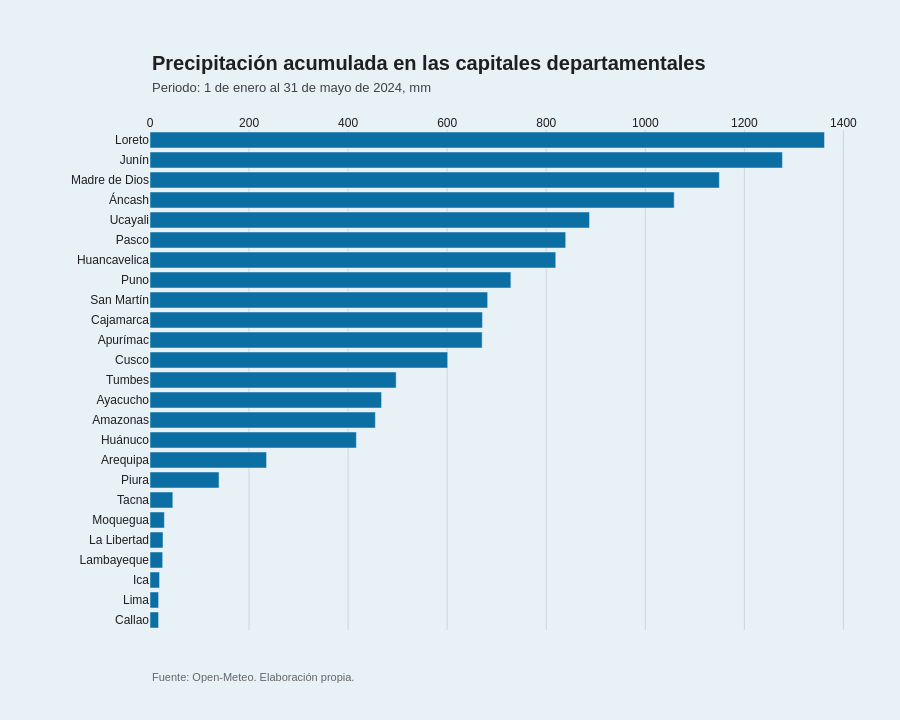

The notebook cell this image was saved under:
### Markdown cell above
## Gráfico de barras

### Code cell
# Crea una copia ordenada de mayor a menor precipitación acumulada.
lluvia_ordenada = datos.sort_values(
    "lluvia_total_mm",
    ascending=False
).copy()

# Crea el gráfico de barras horizontales.
fig_barras = px.bar(

    # Usa la tabla ordenada.
    lluvia_ordenada,

    # La longitud de la barra representa la precipitación acumulada.
    x="lluvia_total_mm",

    # Cada barra representa un departamento.
    y="departamento",

    # Define la orientación horizontal.
    orientation="h",

    # Muestra información adicional al pasar el mouse.
    hover_data={
        "capital": True,
        "lluvia_total_mm": ":.1f"
    },

    # Define nombres comprensibles para el tooltip.
    labels={
        "departamento": "Departamento",
        "capital": "Capital",
        "lluvia_total_mm": "Precipitación acumulada (mm)"
    }
)

# Ordena las barras para que el mayor valor aparezca arriba.
fig_barras.update_yaxes(
    categoryorder="total ascending"
)

# Define el color azul oscuro de las barras.
fig_barras.update_traces(
    marker_color="#0B6FA4"
)

# Ajusta el estilo general del gráfico.
fig_barras.update_layout(

    # Usa un fondo azul muy claro inspirado en el ejemplo del Economist.
    plot_bgcolor="#E8F1F5",

    # Usa el mismo fondo alrededor del gráfico.
    paper_bgcolor="#E8F1F5",

    # Define una tipografía sencilla y oscura.
    font=dict(
        family="Arial",
        size=12,
        color="#1F1F1F"
    ),

    # Da suficiente espacio horizontal al gráfico.
    width=900,

    # Da espacio vertical suficiente para las 25 barras.
    height=720,

    # Reserva espacio para título, subtítulo y fuente.
    margin=dict(
        l=150,
        r=40,
        t=130,
        b=90
    ),

    # Elimina la leyenda porque solo tenemos una serie.
    showlegend=False,

    # Coloca el eje X en la parte superior.
    xaxis=dict(
        side="top"
    )
)

# Configura el eje de precipitación.
fig_barras.update_xaxes(

    # Coloca el eje en la parte superior.
    side="top",

    # Muestra líneas verticales de referencia.
    showgrid=True,

    # Usa líneas suaves para no competir con las barras.
    gridcolor="#C9D7DF",

    # Elimina la línea del cero.
    zeroline=False,

    # Elimina el borde exterior.
    showline=False,

    # Elimina el título tradicional del eje.
    title=None
)

# Configura el eje de departamentos.
fig_barras.update_yaxes(

    # Elimina líneas horizontales.
    showgrid=False,

    # Elimina el título "Departamento".
    title=None,

    # Elimina marcas innecesarias.
    ticks=""
)

# Agrega el título principal arriba a la izquierda.
fig_barras.add_annotation(

    # Ubica el texto usando coordenadas relativas al gráfico completo.
    x=0,
    y=1.16,

    # Define el título principal.
    text="<b>Precipitación acumulada en las capitales departamentales</b>",

    # Usa coordenadas del área completa del gráfico.
    xref="paper",
    yref="paper",

    # Alinea el texto a la izquierda.
    xanchor="left",

    # No dibuja una flecha.
    showarrow=False,

    # Define el tamaño del título.
    font=dict(
        size=20,
        color="#1F1F1F"
    )
)

# Agrega el subtítulo con periodo y unidad de medida.
fig_barras.add_annotation(

    # Ubica el subtítulo debajo del título.
    x=0,
    y=1.105,

    # Explica el periodo y la unidad.
    text="Periodo: 1 de enero al 31 de mayo de 2024, mm",

    # Usa coordenadas relativas al gráfico.
    xref="paper",
    yref="paper",

    # Alinea a la izquierda.
    xanchor="left",

    # No dibuja flecha.
    showarrow=False,

    # Usa un tamaño menor que el título.
    font=dict(
        size=13,
        color="#404040"
    )
)



# Agrega la fuente al pie del gráfico.
fig_barras.add_annotation(

    # Coloca la fuente debajo del gráfico.
    x=0,
    y=-0.11,

    # Especifica la fuente de los datos.
    text="Fuente: Open-Meteo. Elaboración propia.",

    # Usa coordenadas relativas al gráfico.
    xref="paper",
    yref="paper",

    # Alinea la fuente a la izquierda.
    xanchor="left",

    # No dibuja flecha.
    showarrow=False,

    # Usa un tamaño discreto.
    font=dict(
        size=11,
        color="#666666"
    )
)

# Muestra el gráfico.
fig_barras.show()

### Figure 1 — Plotly figure (JSON) as saved in the notebook; plotly's stock layout.template omitted (floating-point values rounded to 4 significant figures)
{"data": [{"customdata": [["Iquitos"], ["Huancayo"], ["Puerto Maldonado"], ["Huaraz"], ["Pucallpa"], ["Cerro de Pasco"], ["Huancavelica"], ["Puno"], ["Moyobamba"], ["Cajamarca"], ["Abancay"], ["Cusco"], ["Tumbes"], ["Ayacucho"], ["Chachapoyas"], ["Huánuco"], ["Arequipa"], ["Piura"], ["Tacna"], ["Moquegua"], ["Trujillo"], ["Chiclayo"], ["Ica"], ["Callao"], ["Lima"]], "hovertemplate": "Precipitación acumulada (mm)=%{x:.1f}<br>Departamento=%{y}<br>Capital=%{customdata[0]}<extra></extra>", "legendgroup": "", "marker": {"color": "#0B6FA4", "pattern": {"shape": ""}}, "name": "", "orientation": "h", "showlegend": false, "textposition": "auto", "type": "bar", "x": [1362.0, 1277.0, 1150.0, 1058.0, 887.4, 839.3, 819.2, 728.6, 681.7, 671.2, 670.6, 601.0, 497.0, 467.5, 455.0, 416.7, 235.3, 139.4, 46.1, 29.1, 26.3, 25.6, 19.3, 17.3, 17.3], "xaxis": "x", "y": ["Loreto", "Junín", "Madre de Dios", "Áncash", "Ucayali", "Pasco", "Huancavelica", "Puno", "San Martín", "Cajamarca", "Apurímac", "Cusco", "Tumbes", "Ayacucho", "Amazonas", "Huánuco", "Arequipa", "Piura", "Tacna", "Moquegua", "La Libertad", "Lambayeque", "Ica", "Callao", "Lima"], "yaxis": "y"}], "layout": {"annotations": [{"font": {"color": "#1F1F1F", "size": 20}, "showarrow": false, "text": "<b>Precipitación acumulada en las capitales departamentales</b>", "x": 0, "xanchor": "left", "xref": "paper", "y": 1.16, "yref": "paper"}, {"font": {"color": "#404040", "size": 13}, "showarrow": false, "text": "Periodo: 1 de enero al 31 de mayo de 2024, mm", "x": 0, "xanchor": "left", "xref": "paper", "y": 1.105, "yref": "paper"}, {"font": {"color": "#666666", "size": 11}, "showarrow": false, "text": "Fuente: Open-Meteo. Elaboración propia.", "x": 0, "xanchor": "left", "xref": "paper", "y": -0.11, "yref": "paper"}], "barmode": "relative", "font": {"color": "#1F1F1F", "family": "Arial", "size": 12}, "height": 720, "legend": {"tracegroupgap": 0}, "margin": {"b": 90, "l": 150, "r": 40, "t": 130}, "paper_bgcolor": "#E8F1F5", "plot_bgcolor": "#E8F1F5", "showlegend": false, "width": 900, "xaxis": {"anchor": "y", "domain": [0, 1], "gridcolor": "#C9D7DF", "showgrid": true, "showline": false, "side": "top", "title": {}, "zeroline": false}, "yaxis": {"anchor": "x", "categoryorder": "total ascending", "domain": [0, 1], "showgrid": false, "ticks": "", "title": {}}}}
